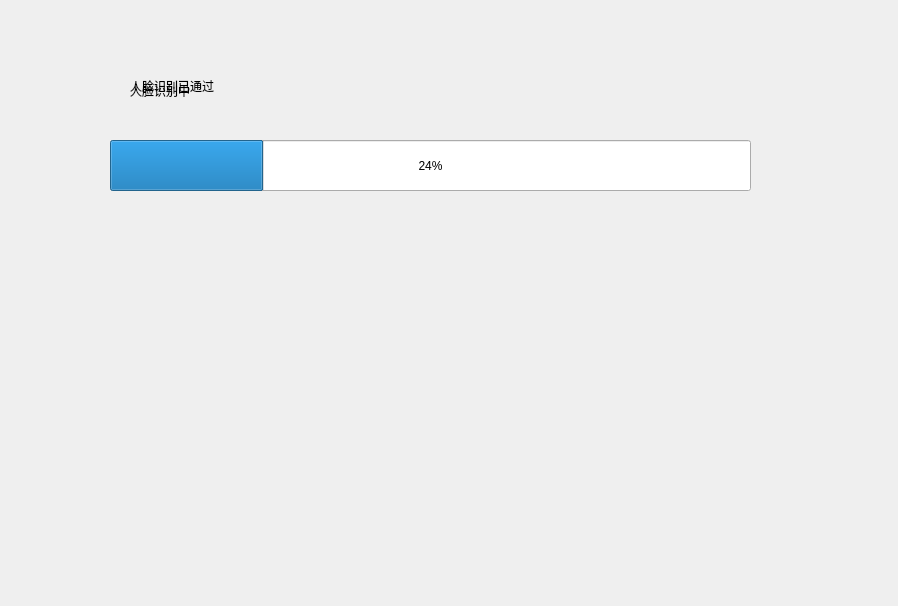
<?xml version="1.0" encoding="UTF-8"?>
<ui version="4.0">
 <class>faceRec</class>
 <widget class="QDialog" name="faceRec">
  <property name="geometry">
   <rect>
    <x>0</x>
    <y>0</y>
    <width>898</width>
    <height>606</height>
   </rect>
  </property>
  <property name="windowTitle">
   <string>身份验证</string>
  </property>
  <widget class="QProgressBar" name="progressBar">
   <property name="geometry">
    <rect>
     <x>110</x>
     <y>140</y>
     <width>641</width>
     <height>51</height>
    </rect>
   </property>
   <property name="value">
    <number>24</number>
   </property>
  </widget>
  <widget class="QWidget" name="verticalLayoutWidget">
   <property name="geometry">
    <rect>
     <x>110</x>
     <y>220</y>
     <width>711</width>
     <height>361</height>
    </rect>
   </property>
   <layout class="QVBoxLayout" name="verticalLayout_camera"/>
  </widget>
  <widget class="QLabel" name="label">
   <property name="geometry">
    <rect>
     <x>130</x>
     <y>60</y>
     <width>611</width>
     <height>61</height>
    </rect>
   </property>
   <property name="text">
    <string>人脸识别中</string>
   </property>
  </widget>
  <widget class="QLabel" name="label_2">
   <property name="geometry">
    <rect>
     <x>130</x>
     <y>60</y>
     <width>591</width>
     <height>51</height>
    </rect>
   </property>
   <property name="text">
    <string>人脸识别已通过</string>
   </property>
  </widget>
 </widget>
 <resources/>
 <connections/>
</ui>
